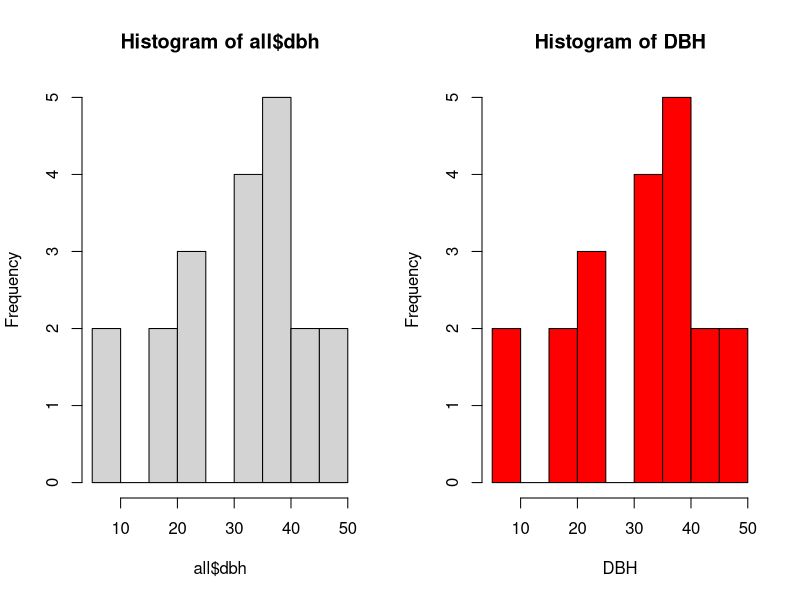
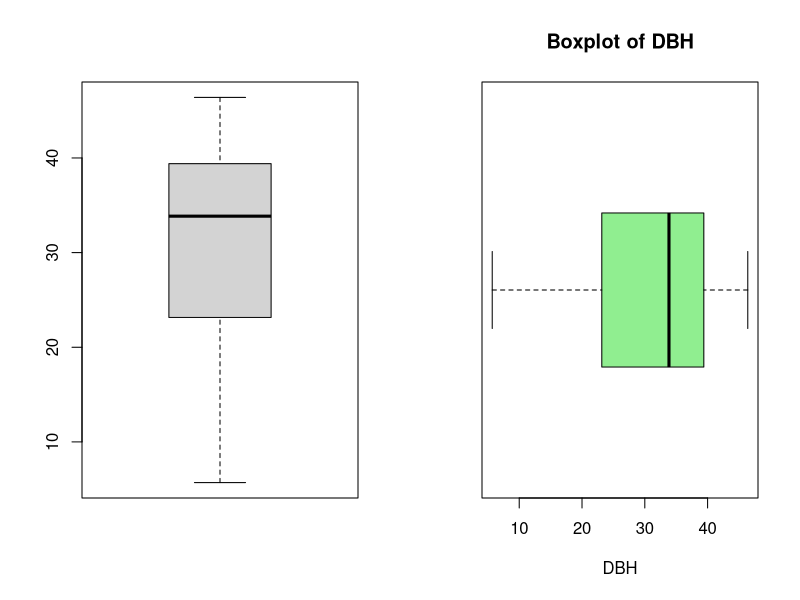

Here is the R script that generated these plots, in order: (Note: this script raises an error after producing the figures.)
#R REU INTRO
#SESSION 1
#LIZA NICOLL
#05 JUNE 2014

#R ignores any text that comes after #. Get in the habit of writing lots of
#notes and comments for yourself and and for future users of your scripts.

#each of the ten trees has a unique ID. You can use seq() to create a sequence
#of number from 1 to 10.

#we can access the help page for any function by typing ? before the name. This
#is where you can find details about what the function requires to work and what
#options are available.
?seq

#here treeID is the object name. the arrow <- points to the object name and
#tells R what it should represent, in this case numbers 1 to 10

#R is case sensitive. tree_id ≠ tree_ID

treeID<-seq(1,10)

#write the object name alone to print it

treeID

#All trees are of the same species, Red Oak - Quercus rubra or QURU for short.
#Using rep(), repeat "QURU" ten times in a list to create the "species"
#variable. Note the quotes around QURU indicating that it is a string of
#letters, or a character variable.

species<-rep("QURU", 10)
species

#there are five trees in each of two plots, A and B. Use rep() to repeat A and B
#five times each. Use c() to concatenate (join) the two sequences together in a
#vector. Note how parantheses are used to nest functions.

plotID<-c(rep("A",5), rep("B",5))
plotID

#enter the dbh for each tree and use c() again to join them. Order matters here
#because these measurements will be linked to tree ID and plot in the next step.

dbh<-c(24.4, 18.4, 31.7, 34, 38, 30.5, 46.4, 43.8, 46.2, 39.5)
dbh

#use data.frame() to join the four variables into a data frame. A data frame is
#a way to store lists of vectors of equal length. This is the step where we
#actually create the data table that we have on our paper data sheet.

data<-data.frame(treeID, species, plotID, dbh)

#display the data frame. Note that the first column is the row number.

data

#print a summary of the data frame. This is a good way to check your data for
#errors.
summary(data) 

#display the structure of the data frame using str(). This is another good
#diagnostic tool, useful for identifying variable types and data dimensions.

str(data)

#NOTES ABOUT VARIABLE TYPES

#display the dimenstions (length and width) of the data frame. Note how R
#displays dimension information as [rows, columns] or [observations, variables].
#This will be important later.
dim(data) #dimensions of data frame
nrow(data) #number of rows
ncol(data) #number of columns
names(data) #display the variable (header) names of the data frame
head(data,4) #display the first four lines of the data frame
tail(data,2) #display the last two lines of the data frame

#display only data from plot B using subset(). Notice the double equal signs and
#the quotes around B.

subset(data, plotID=="B")

#display only data with a DBH greater than 25

subset(data, dbh>25)

#OPERATORS

#MORE DATA

#RSTUDIO INTERLUDE

#once your directory is set, read in the file using read.csv()
#you can print a list of files in the current directory using dir()

dir()

#this is a good way to select, copy and paste the file name that you want to
#read into R.

data2<-read.csv("reu_r_data1.csv")

#print the data

data2

#now we want to add this new data to the data we already have. Notice that the
#format and header row is exactly the same as the file we created previously.
#because of this, we can used use rbind() to join the two data frames by rows
#(rbind=row bind)

all<-rbind(data, data2)
all
summary(all)

#SINGLE VARIABLE

#print the dbh column from our new data frame (all)

all$dbh

#print the maximum, minimum, median and mean of all$dbh

max(all$dbh)
min(all$dbh)
median(all$dbh)
mean(all$dbh)

#remember that summary() presents all of this information at once

summary(all$dbh)

#we can also easily calculate the standard deviation (a measure of how spread out 
#values are) of our variable with built-in functions.

sd(all$dbh)

#PLOTTING


#par() is used to set the graphing parameters, such as how many plots appear on
#the same page. Here we ask that there be 1 row and 2 columns of graphs, or two
#graphs side-by-side.

par(mfrow=c(1,2))

#create a histogram of all dbh measurements to show the distribution of dbh
#measurements in the four plots

hist(all$dbh)
hist(all$dbh, xlab="DBH", main="Histogram of DBH", col="red", breaks=10)

#create a boxplot of all dbh measurements, another way of looking at the
#distribution of dbh

par(mfrow=c(1,2))
boxplot(all$dbh)
boxplot(all$dbh, horizontal=T, xlab="DBH", main="Boxplot of DBH", col = "lightgreen")

#using plot(), create box and whisker plots for dbh in each plot. Because our
#plot data is categorical, R is smart enough to know to print a boxplot, if the
#data were only numeric it would print a scatterplot.

par(mfrow=c(1,2))
plot(all$plotID, all$dbh)
plot(all$plotID, all$dbh, xlab="Plot", ylab="DBH", main="DBH by Plot", col=c(2,3,4,5))

#SAVING DATA

write.table(all,"reu.r.data2.csv")
